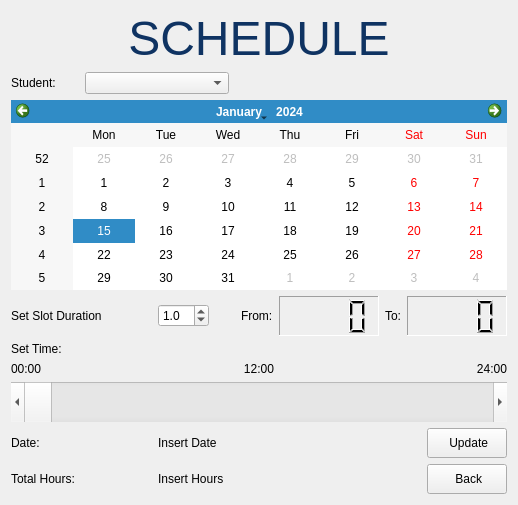
<?xml version="1.0" encoding="UTF-8"?>
<ui version="4.0">
 <class>scheduleUI</class>
 <widget class="QWidget" name="scheduleUI">
  <property name="geometry">
   <rect>
    <x>0</x>
    <y>0</y>
    <width>518</width>
    <height>505</height>
   </rect>
  </property>
  <property name="windowTitle">
   <string>Schedule</string>
  </property>
  <layout class="QGridLayout" name="gridLayout">
   <item row="3" column="8" colspan="2">
    <widget class="QLCDNumber" name="lcdTimeTo">
     <property name="minimumSize">
      <size>
       <width>100</width>
       <height>40</height>
      </size>
     </property>
     <property name="maximumSize">
      <size>
       <width>100</width>
       <height>40</height>
      </size>
     </property>
     <property name="inputMethodHints">
      <set>Qt::ImhTime</set>
     </property>
     <property name="frameShape">
      <enum>QFrame::Panel</enum>
     </property>
     <property name="frameShadow">
      <enum>QFrame::Sunken</enum>
     </property>
     <property name="smallDecimalPoint">
      <bool>false</bool>
     </property>
     <property name="digitCount">
      <number>4</number>
     </property>
     <property name="mode">
      <enum>QLCDNumber::Dec</enum>
     </property>
     <property name="segmentStyle">
      <enum>QLCDNumber::Filled</enum>
     </property>
    </widget>
   </item>
   <item row="8" column="9">
    <widget class="QPushButton" name="btnBack">
     <property name="minimumSize">
      <size>
       <width>0</width>
       <height>30</height>
      </size>
     </property>
     <property name="text">
      <string> Back</string>
     </property>
     <property name="icon">
      <iconset>
       <normaloff>../Resources/back.png</normaloff>../Resources/back.png</iconset>
     </property>
    </widget>
   </item>
   <item row="7" column="0" colspan="2">
    <widget class="QLabel" name="label_5">
     <property name="minimumSize">
      <size>
       <width>141</width>
       <height>30</height>
      </size>
     </property>
     <property name="maximumSize">
      <size>
       <width>141</width>
       <height>30</height>
      </size>
     </property>
     <property name="text">
      <string>Date:</string>
     </property>
    </widget>
   </item>
   <item row="2" column="0" colspan="10">
    <widget class="QCalendarWidget" name="calendar"/>
   </item>
   <item row="3" column="6">
    <widget class="QLCDNumber" name="lcdTimeFrom">
     <property name="minimumSize">
      <size>
       <width>100</width>
       <height>40</height>
      </size>
     </property>
     <property name="maximumSize">
      <size>
       <width>100</width>
       <height>40</height>
      </size>
     </property>
     <property name="inputMethodHints">
      <set>Qt::ImhTime</set>
     </property>
     <property name="frameShape">
      <enum>QFrame::Panel</enum>
     </property>
     <property name="frameShadow">
      <enum>QFrame::Sunken</enum>
     </property>
     <property name="digitCount">
      <number>4</number>
     </property>
    </widget>
   </item>
   <item row="8" column="0" colspan="2">
    <widget class="QLabel" name="label_6">
     <property name="minimumSize">
      <size>
       <width>141</width>
       <height>30</height>
      </size>
     </property>
     <property name="maximumSize">
      <size>
       <width>141</width>
       <height>30</height>
      </size>
     </property>
     <property name="text">
      <string>Total Hours:</string>
     </property>
    </widget>
   </item>
   <item row="3" column="5">
    <widget class="QLabel" name="label_3">
     <property name="text">
      <string>From:</string>
     </property>
    </widget>
   </item>
   <item row="4" column="0" colspan="10">
    <widget class="QLabel" name="label_12">
     <property name="text">
      <string>Set Time:</string>
     </property>
    </widget>
   </item>
   <item row="1" column="0">
    <widget class="QLabel" name="label">
     <property name="text">
      <string>Student:</string>
     </property>
    </widget>
   </item>
   <item row="7" column="9">
    <widget class="QPushButton" name="btnUpdate">
     <property name="minimumSize">
      <size>
       <width>0</width>
       <height>30</height>
      </size>
     </property>
     <property name="text">
      <string> Update</string>
     </property>
     <property name="icon">
      <iconset>
       <normaloff>../Resources/refresh.png</normaloff>../Resources/refresh.png</iconset>
     </property>
    </widget>
   </item>
   <item row="0" column="0" colspan="10">
    <widget class="QLabel" name="label_2">
     <property name="text">
      <string>&lt;html&gt;&lt;head/&gt;&lt;body&gt;&lt;p align=&quot;center&quot;&gt;&lt;span style=&quot; font-size:36pt; color:#0f3362;&quot;&gt;SCHEDULE&lt;/span&gt;&lt;/p&gt;&lt;/body&gt;&lt;/html&gt;</string>
     </property>
    </widget>
   </item>
   <item row="6" column="0" colspan="10">
    <widget class="QScrollBar" name="sliderTime">
     <property name="minimumSize">
      <size>
       <width>0</width>
       <height>40</height>
      </size>
     </property>
     <property name="maximumSize">
      <size>
       <width>16777215</width>
       <height>40</height>
      </size>
     </property>
     <property name="inputMethodHints">
      <set>Qt::ImhTime</set>
     </property>
     <property name="maximum">
      <number>48</number>
     </property>
     <property name="pageStep">
      <number>1</number>
     </property>
     <property name="orientation">
      <enum>Qt::Horizontal</enum>
     </property>
    </widget>
   </item>
   <item row="5" column="0" colspan="10">
    <layout class="QHBoxLayout" name="horizontalLayout_2">
     <item>
      <widget class="QLabel" name="label_4">
       <property name="text">
        <string>00:00</string>
       </property>
      </widget>
     </item>
     <item>
      <widget class="QLabel" name="label_10">
       <property name="text">
        <string>&lt;html&gt;&lt;head/&gt;&lt;body&gt;&lt;p align=&quot;center&quot;&gt;12:00&lt;/p&gt;&lt;/body&gt;&lt;/html&gt;</string>
       </property>
      </widget>
     </item>
     <item>
      <widget class="QLabel" name="label_11">
       <property name="text">
        <string>&lt;html&gt;&lt;head/&gt;&lt;body&gt;&lt;p align=&quot;right&quot;&gt;24:00&lt;/p&gt;&lt;/body&gt;&lt;/html&gt;</string>
       </property>
      </widget>
     </item>
    </layout>
   </item>
   <item row="3" column="7">
    <widget class="QLabel" name="label_14">
     <property name="text">
      <string>To:</string>
     </property>
    </widget>
   </item>
   <item row="3" column="0" colspan="2">
    <widget class="QLabel" name="label_13">
     <property name="minimumSize">
      <size>
       <width>141</width>
       <height>40</height>
      </size>
     </property>
     <property name="maximumSize">
      <size>
       <width>141</width>
       <height>40</height>
      </size>
     </property>
     <property name="text">
      <string>Set Slot Duration</string>
     </property>
    </widget>
   </item>
   <item row="3" column="2">
    <widget class="QDoubleSpinBox" name="spinDuration">
     <property name="decimals">
      <number>1</number>
     </property>
     <property name="minimum">
      <double>0.500000000000000</double>
     </property>
     <property name="maximum">
      <double>24.000000000000000</double>
     </property>
     <property name="singleStep">
      <double>0.500000000000000</double>
     </property>
     <property name="value">
      <double>1.000000000000000</double>
     </property>
    </widget>
   </item>
   <item row="7" column="2" colspan="7">
    <widget class="QLabel" name="lblDate">
     <property name="text">
      <string>Insert Date</string>
     </property>
    </widget>
   </item>
   <item row="8" column="2" colspan="7">
    <widget class="QLabel" name="lblHours">
     <property name="text">
      <string>Insert Hours</string>
     </property>
    </widget>
   </item>
   <item row="3" column="3">
    <spacer name="horizontalSpacer">
     <property name="orientation">
      <enum>Qt::Horizontal</enum>
     </property>
     <property name="sizeHint" stdset="0">
      <size>
       <width>40</width>
       <height>20</height>
      </size>
     </property>
    </spacer>
   </item>
   <item row="1" column="1" colspan="3">
    <widget class="QComboBox" name="listStudents">
     <property name="maximumSize">
      <size>
       <width>196</width>
       <height>25</height>
      </size>
     </property>
    </widget>
   </item>
   <item row="1" column="4" colspan="6">
    <spacer name="horizontalSpacer_2">
     <property name="orientation">
      <enum>Qt::Horizontal</enum>
     </property>
     <property name="sizeHint" stdset="0">
      <size>
       <width>40</width>
       <height>20</height>
      </size>
     </property>
    </spacer>
   </item>
  </layout>
 </widget>
 <resources/>
 <connections/>
</ui>
